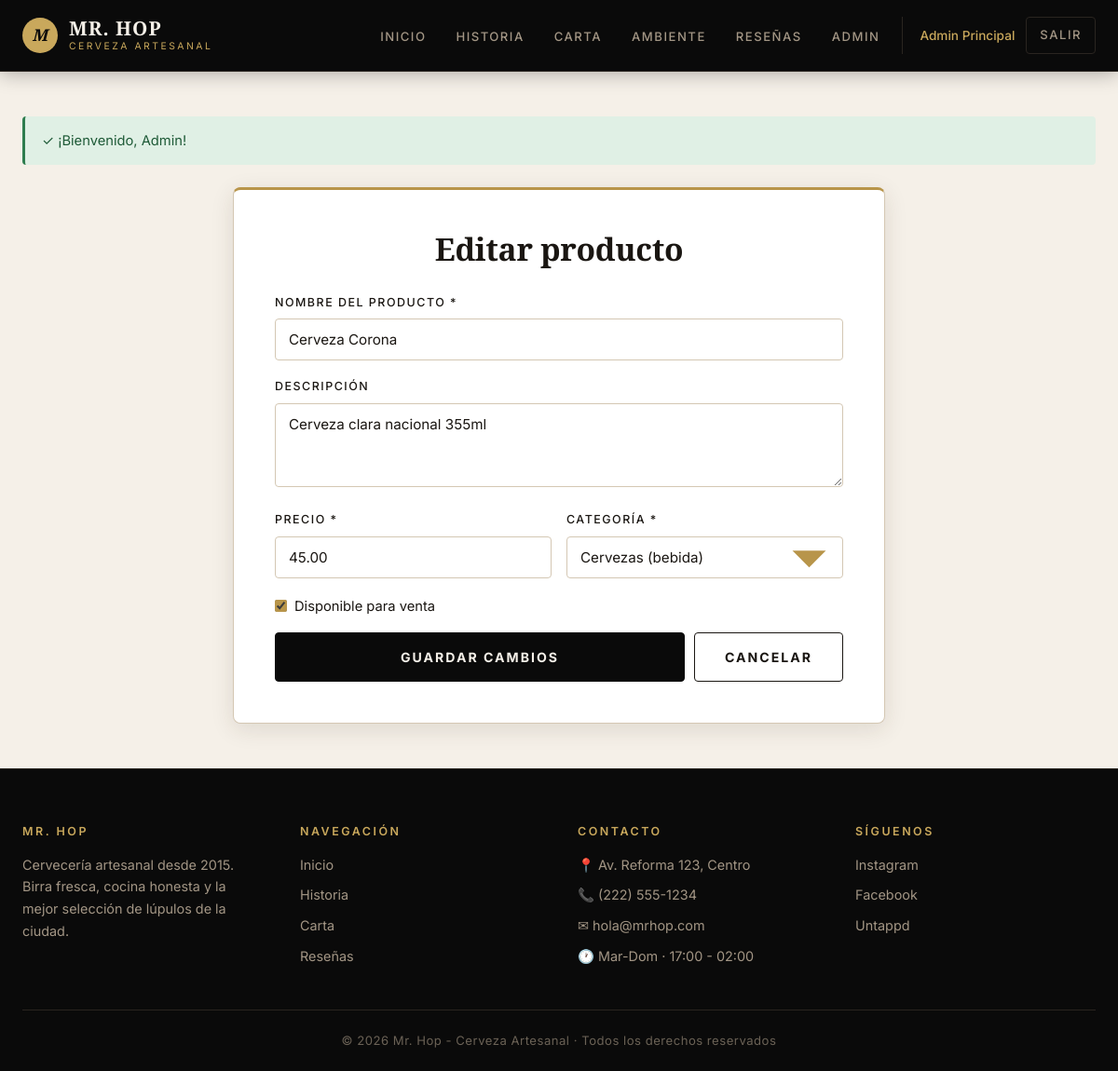
Screenshot of /index.php?controller=carta&action=editar&id=1 (signed in) with the database file from the repository.
### tables this page shows
CREATE TABLE `productos` (
  `id` int NOT NULL AUTO_INCREMENT,
  `nombre` varchar(150) NOT NULL,
  `descripcion` text,
  `precio` decimal(10,2) NOT NULL,
  `categoria_id` int NOT NULL,
  `imagen` varchar(255) DEFAULT 'default.jpg',
  `disponible` tinyint(1) DEFAULT '1',
  `fecha_creacion` timestamp NULL DEFAULT CURRENT_TIMESTAMP,
  PRIMARY KEY (`id`),
  KEY `categoria_id` (`categoria_id`),
  CONSTRAINT `productos_ibfk_1` FOREIGN KEY (`categoria_id`) REFERENCES `categorias` (`id`)
);

CREATE TABLE `categorias` (
  `id` int NOT NULL AUTO_INCREMENT,
  `nombre` varchar(50) NOT NULL,
  `tipo` enum('bebida','comida','combo') NOT NULL,
  `descripcion` varchar(255) DEFAULT NULL,
  PRIMARY KEY (`id`)
);

### controllers/CartaController.php (called while the page is built, shortened)
<?php
require_once ROOT_PATH . '/models/Producto.php';
class CartaController extends Controller {
    public function editar() {
        $id = intval($_GET['id'] ?? 0);
        $productoModel = new Producto();
        $producto = $productoModel->buscarPorId($id);
        $datos = [
            'titulo' => 'Editar producto',
            'categorias' => $productoModel->listarCategorias(),
            'producto' => $producto,
        ];
        $this->view('admin/productos_form', $datos);
    }
}

### config/database.php (called while the page is built, shortened)
<?php
class Database {
    private static $instance = null;
    private $connection;
    private $host = 'localhost';
    private $db_name = 'bar_restaurante';
    private $username = 'root';
    private $password = '';
    private $charset = 'utf8mb4';
    private function __construct() {
        $dsn = "mysql:host={$this->host};dbname={$this->db_name};charset={$this->charset}";
        $options = [
            PDO::ATTR_ERRMODE => PDO::ERRMODE_EXCEPTION,
            PDO::ATTR_DEFAULT_FETCH_MODE => PDO::FETCH_ASSOC,
            PDO::ATTR_EMULATE_PREPARES => false,
        ];
        try {
            $this->connection = new PDO($dsn, $this->username, $this->password, $options);
        } catch (PDOException $e) {
            die('Error de conexión a la base de datos: ' . $e->getMessage());
        }
    }
    public static function getInstance() {
        if (self::$instance === null) {
            self::$instance = new self();
        }
        return self::$instance;
    }
    public function getConnection() {
        return $this->connection;
    }
}

### models/Model.php (called while the page is built, shortened)
<?php
class Model {
    public function __construct() {
        $this->db = Database::getInstance()->getConnection();
    }
}

### models/Producto.php (called while the page is built, shortened)
<?php
require_once __DIR__ . '/Model.php';
class Producto extends Model {
    public function buscarPorId($id) {
        $sql = "SELECT p.*, c.nombre AS categoria_nombre, c.tipo AS categoria_tipo
                FROM productos p
                INNER JOIN categorias c ON p.categoria_id = c.id
                WHERE p.id = :id LIMIT 1";
        $stmt = $this->db->prepare($sql);
        $stmt->execute([':id' => $id]);
        return $stmt->fetch();
    }
    public function listarCategorias() {
        return $this->db->query("SELECT * FROM categorias ORDER BY tipo, nombre")->fetchAll();
    }
}

### helpers/Helper.php (called while the page is built, shortened)
<?php
class Helper {
    public static function e($str) {
        return htmlspecialchars($str ?? '', ENT_QUOTES, 'UTF-8');
    }
    public static function url($controller, $action = 'index', $params = []) {
        $url = BASE_URL . 'index.php?controller=' . $controller . '&action=' . $action;
        return $url;
    }
}

### views/admin/productos_form.php (the view, shortened to what this page needs)
<?php $editando = !empty($producto); ?>
<div class="form-container" style="max-width: 700px;">
    <h2><?= $editando ? 'Editar producto' : 'Nuevo producto' ?></h2>
    <form method="POST">
        <div class="form-group">
            <label>Nombre del producto *</label>
            <input type="text" name="nombre" class="form-control"
                   value="<?= Helper::e($producto['nombre'] ?? '') ?>" required>
        </div>
        <div class="form-group">
            <label>Descripción</label>
            <textarea name="descripcion" class="form-control" rows="3"><?= Helper::e($producto['descripcion'] ?? '') ?></textarea>
        </div>
        <div class="form-row">
            <div class="form-group">
                <label>Precio *</label>
                <input type="number" name="precio" class="form-control" step="0.01" min="0"
                       value="<?= Helper::e($producto['precio'] ?? '') ?>" required>
            </div>
            <div class="form-group">
                <label>Categoría *</label>
                <select name="categoria_id" class="form-control" required>
                    <?php foreach ($categorias as $c): ?>
                        <option value="<?= $c['id'] ?>"
                            <?= ($producto['categoria_id'] ?? '') == $c['id'] ? 'selected' : '' ?>>
                            <?= Helper::e($c['nombre']) ?> (<?= $c['tipo'] ?>)
                        </option>
                    <?php endforeach; ?>
                </select>
            </div>
        </div>
        <div class="form-check">
            <input type="checkbox" id="disponible" name="disponible"
                   <?= ($producto['disponible'] ?? 1) ? 'checked' : '' ?>>
            <label for="disponible">Disponible para venta</label>
        </div>
        <div style="display: flex; gap: 10px;">
            <button type="submit" class="btn btn-lg" style="flex: 1;">
                <?= $editando ? 'Guardar cambios' : 'Crear producto' ?>
            </button>
            <a href="<?= Helper::url('carta', 'gestionar') ?>" class="btn btn-lg btn-outline">Cancelar</a>
        </div>
    </form>
</div>

### public/css/style.css (style rules this page uses)
:root { --color-bg: #f5f0e8; --color-bg-alt: #ede5d6; --color-bg-card: #ffffff; --color-bg-dark: #0a0a0a; --color-bg-dark-alt: #141210; --color-bg-input: #ffffff; --color-text: #1a1612; --color-text-muted: #5a4f44; --color-text-dim: #8a7d6f; --color-text-light: #f5f0e8; --color-text-light-muted: #a39685; --color-text-light-dim: #6b6256; --color-primary: #b8954a; --color-primary-hover: #a07f3a; --color-primary-light: #c9a85c; --color-accent: #d4b56b; --color-danger: #c0392b; --color-danger-bg: #fde4e1; --color-success: #2e7d4f; --color-success-bg: #e0f0e5; --color-warning: #b8772e; --color-warning-bg: #fdeed8; --color-info: #2c5f8d; --color-info-bg: #dce8f3; --color-border: #d4c7b3; --color-border-strong: #b8a787; --color-border-dark: #2a2520; --color-shadow: rgba(58, 38, 22, 0.12); --font-display: 'Playfair Display', Georgia, serif; --font-body: 'Inter', -apple-system, sans-serif; --radius: 4px; --radius-lg: 8px; --shadow-sm: 0 2px 8px var(--color-shadow); --shadow-md: 0 6px 24px var(--color-shadow); --transition: all 0.25s ease; }
* { margin: 0; padding: 0; box-sizing: border-box; }
html { scroll-behavior: smooth; }
body { font-family: var(--font-body); background-color: var(--color-bg); color: var(--color-text); line-height: 1.65; min-height: 100vh; display: flex; flex-direction: column; -webkit-font-smoothing: antialiased; }
h1, h2, h3, h4, h5, h6 { font-family: var(--font-display); font-weight: 700; line-height: 1.15; margin-bottom: 0.5em; color: var(--color-text); letter-spacing: -0.01em; }
h2 { font-size: 2.1rem; }
a { color: var(--color-primary); text-decoration: none; transition: var(--transition); }
.btn { display: inline-block; padding: 11px 24px; background-color: var(--color-bg-dark); color: var(--color-text-light); border: 1.5px solid var(--color-bg-dark); border-radius: var(--radius); font-family: var(--font-body); font-size: 0.8rem; font-weight: 700; cursor: pointer; text-align: center; transition: var(--transition); letter-spacing: 1.5px; text-transform: uppercase; }
.btn-outline { background-color: transparent; color: var(--color-text); border-color: var(--color-text); }
.btn-lg { padding: 14px 32px; font-size: 0.88rem; letter-spacing: 2px; }
.form-container { max-width: 500px; margin: 0 auto; background: var(--color-bg-card); padding: 44px; border-radius: var(--radius-lg); border: 1px solid var(--color-border); border-top: 3px solid var(--color-primary); box-shadow: var(--shadow-md); }
.form-container h2 { text-align: center; margin-bottom: 28px; color: var(--color-text); }
.form-group { margin-bottom: 18px; }
.form-group label { display: block; margin-bottom: 7px; font-weight: 500; color: var(--color-text); font-size: 0.78rem; text-transform: uppercase; letter-spacing: 1.5px; }
.form-control { width: 100%; padding: 12px 14px; background: var(--color-bg-input); border: 1.5px solid var(--color-border); border-radius: var(--radius); color: var(--color-text); font-family: var(--font-body); font-size: 0.95rem; transition: var(--transition); }
.form-control::placeholder { color: var(--color-text-dim); }
textarea.form-control { resize: vertical; min-height: 90px; }
select.form-control { appearance: none; background-repeat: no-repeat; background-position: right 14px center; padding-right: 36px; }
.form-row { display: grid; grid-template-columns: 1fr 1fr; gap: 16px; }
.form-check { display: flex; align-items: center; gap: 8px; margin-bottom: 16px; }
.form-check input { width: auto; accent-color: var(--color-primary); }
.form-check label { color: var(--color-text); font-size: 0.92rem; cursor: pointer; }

### rows the page displays
productos: nombre "Cerveza Corona", descripcion "Cerveza clara nacional 355ml", precio "45.00", categoria_id "Cervezas (bebida)", disponible "☑"

### other values shown
Helper::e($usuario['nombre']) "Admin Principal"
Helper::e($msg) "¡Bienvenido, Admin!"
APP_NAME "Mr. Hop - Cerveza Artesanal"
